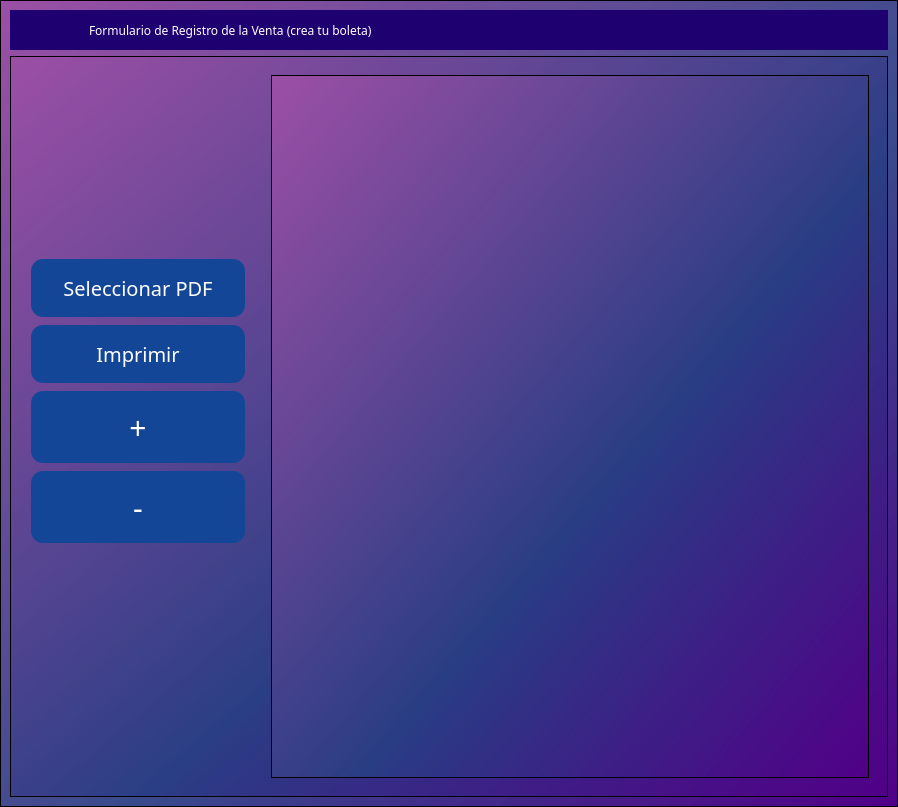
<?xml version="1.0" encoding="UTF-8"?>
<ui version="4.0">
 <class>MainWindow</class>
 <widget class="QMainWindow" name="MainWindow">
  <property name="geometry">
   <rect>
    <x>0</x>
    <y>0</y>
    <width>898</width>
    <height>807</height>
   </rect>
  </property>
  <property name="windowTitle">
   <string>MainWindow</string>
  </property>
  <property name="toolTipDuration">
   <number>-1</number>
  </property>
  <property name="styleSheet">
   <string notr="true"/>
  </property>
  <widget class="QWidget" name="centralwidget">
   <property name="styleSheet">
    <string notr="true"/>
   </property>
   <layout class="QVBoxLayout" name="verticalLayout">
    <property name="spacing">
     <number>0</number>
    </property>
    <property name="leftMargin">
     <number>0</number>
    </property>
    <property name="topMargin">
     <number>0</number>
    </property>
    <property name="rightMargin">
     <number>0</number>
    </property>
    <property name="bottomMargin">
     <number>0</number>
    </property>
    <item>
     <widget class="QFrame" name="frame">
      <property name="enabled">
       <bool>true</bool>
      </property>
      <property name="styleSheet">
       <string notr="true">font-family: Noto Sans SC;
background-color: qlineargradient(spread:pad, x1:1, y1:1, x2:0, y2:0, stop:0 rgba(81, 0, 135, 255), stop:0.427447 rgba(41, 61, 132, 235), stop:1 rgba(155, 79, 165, 255));
</string>
      </property>
      <property name="frameShape">
       <enum>QFrame::StyledPanel</enum>
      </property>
      <property name="frameShadow">
       <enum>QFrame::Raised</enum>
      </property>
      <layout class="QVBoxLayout" name="verticalLayout_2">
       <item>
        <widget class="QFrame" name="frame_superior">
         <property name="minimumSize">
          <size>
           <width>0</width>
           <height>40</height>
          </size>
         </property>
         <property name="maximumSize">
          <size>
           <width>16777215</width>
           <height>40</height>
          </size>
         </property>
         <property name="styleSheet">
          <string notr="true">QPushButton{
	border-radius:18px;
}

QPushButton:hover{
	background-color: rgb(0, 0, 0);
}
QFrame{
	border-radius:25px;
 	background-color: #1E0070;
}</string>
         </property>
         <property name="frameShape">
          <enum>QFrame::StyledPanel</enum>
         </property>
         <property name="frameShadow">
          <enum>QFrame::Raised</enum>
         </property>
         <layout class="QHBoxLayout" name="horizontalLayout_3">
          <property name="spacing">
           <number>4</number>
          </property>
          <property name="leftMargin">
           <number>0</number>
          </property>
          <property name="topMargin">
           <number>0</number>
          </property>
          <property name="rightMargin">
           <number>0</number>
          </property>
          <property name="bottomMargin">
           <number>0</number>
          </property>
          <item>
           <spacer name="horizontalSpacer">
            <property name="orientation">
             <enum>Qt::Horizontal</enum>
            </property>
            <property name="sizeType">
             <enum>QSizePolicy::Fixed</enum>
            </property>
            <property name="sizeHint" stdset="0">
             <size>
              <width>25</width>
              <height>15</height>
             </size>
            </property>
           </spacer>
          </item>
          <item>
           <widget class="QPushButton" name="pushButton">
            <property name="maximumSize">
             <size>
              <width>50</width>
              <height>35</height>
             </size>
            </property>
            <property name="styleSheet">
             <string notr="true">QPushButton{
 	background-color: #1E0070;
}</string>
            </property>
            <property name="text">
             <string/>
            </property>
            <property name="icon">
             <iconset>
              <normalon>../image/ventas.png</normalon>
             </iconset>
            </property>
            <property name="iconSize">
             <size>
              <width>35</width>
              <height>25</height>
             </size>
            </property>
           </widget>
          </item>
          <item>
           <widget class="QLabel" name="label_2">
            <property name="layoutDirection">
             <enum>Qt::LeftToRight</enum>
            </property>
            <property name="styleSheet">
             <string notr="true">color:white;
font: 12pt &quot;MS Shell Dlg 2&quot;;</string>
            </property>
            <property name="text">
             <string>Formulario de Registro de la Venta (crea tu boleta)</string>
            </property>
            <property name="scaledContents">
             <bool>false</bool>
            </property>
            <property name="alignment">
             <set>Qt::AlignLeading|Qt::AlignLeft|Qt::AlignVCenter</set>
            </property>
            <property name="margin">
             <number>0</number>
            </property>
           </widget>
          </item>
          <item>
           <widget class="QPushButton" name="bt_minimize">
            <property name="minimumSize">
             <size>
              <width>38</width>
              <height>38</height>
             </size>
            </property>
            <property name="maximumSize">
             <size>
              <width>38</width>
              <height>38</height>
             </size>
            </property>
            <property name="styleSheet">
             <string notr="true">
 	background-color: #1E0070;

</string>
            </property>
            <property name="text">
             <string/>
            </property>
            <property name="icon">
             <iconset>
              <normaloff>image/minus.svg</normaloff>image/minus.svg</iconset>
            </property>
            <property name="iconSize">
             <size>
              <width>38</width>
              <height>38</height>
             </size>
            </property>
           </widget>
          </item>
          <item>
           <widget class="QPushButton" name="bt_maximize">
            <property name="minimumSize">
             <size>
              <width>38</width>
              <height>38</height>
             </size>
            </property>
            <property name="maximumSize">
             <size>
              <width>38</width>
              <height>38</height>
             </size>
            </property>
            <property name="styleSheet">
             <string notr="true">
 	background-color: #1E0070;

</string>
            </property>
            <property name="text">
             <string/>
            </property>
            <property name="icon">
             <iconset>
              <normaloff>image/chevron-up.svg</normaloff>image/chevron-up.svg</iconset>
            </property>
            <property name="iconSize">
             <size>
              <width>38</width>
              <height>38</height>
             </size>
            </property>
           </widget>
          </item>
          <item>
           <widget class="QPushButton" name="bt_normal">
            <property name="minimumSize">
             <size>
              <width>38</width>
              <height>38</height>
             </size>
            </property>
            <property name="maximumSize">
             <size>
              <width>38</width>
              <height>38</height>
             </size>
            </property>
            <property name="styleSheet">
             <string notr="true">
 	background-color: #1E0070;

</string>
            </property>
            <property name="text">
             <string/>
            </property>
            <property name="icon">
             <iconset>
              <normaloff>image/chevron-down.svg</normaloff>image/chevron-down.svg</iconset>
            </property>
            <property name="iconSize">
             <size>
              <width>38</width>
              <height>38</height>
             </size>
            </property>
           </widget>
          </item>
          <item>
           <widget class="QPushButton" name="bt_close">
            <property name="minimumSize">
             <size>
              <width>38</width>
              <height>38</height>
             </size>
            </property>
            <property name="maximumSize">
             <size>
              <width>38</width>
              <height>38</height>
             </size>
            </property>
            <property name="styleSheet">
             <string notr="true">
 	background-color: #1E0070;

</string>
            </property>
            <property name="text">
             <string/>
            </property>
            <property name="icon">
             <iconset>
              <normaloff>image/x.svg</normaloff>image/x.svg</iconset>
            </property>
            <property name="iconSize">
             <size>
              <width>38</width>
              <height>38</height>
             </size>
            </property>
           </widget>
          </item>
         </layout>
        </widget>
       </item>
       <item>
        <widget class="QFrame" name="frame_3">
         <property name="frameShape">
          <enum>QFrame::StyledPanel</enum>
         </property>
         <property name="frameShadow">
          <enum>QFrame::Raised</enum>
         </property>
         <layout class="QHBoxLayout" name="horizontalLayout_4">
          <item>
           <layout class="QVBoxLayout" name="verticalLayout_6">
            <property name="spacing">
             <number>9</number>
            </property>
            <property name="leftMargin">
             <number>9</number>
            </property>
            <property name="topMargin">
             <number>9</number>
            </property>
            <property name="rightMargin">
             <number>9</number>
            </property>
            <property name="bottomMargin">
             <number>9</number>
            </property>
            <item>
             <layout class="QVBoxLayout" name="verticalLayout_7">
              <property name="spacing">
               <number>0</number>
              </property>
              <property name="topMargin">
               <number>0</number>
              </property>
              <property name="rightMargin">
               <number>0</number>
              </property>
              <property name="bottomMargin">
               <number>50</number>
              </property>
              <item>
               <widget class="QPushButton" name="btn_open_file">
                <property name="cursor">
                 <cursorShape>PointingHandCursor</cursorShape>
                </property>
                <property name="styleSheet">
                 <string notr="true">QPushButton {
                background-color: #144698; /* Azul Oscuro */
                border: none;
                color: white;
                padding: 15px 32px;
                text-align: center;
                text-decoration: none;
                font-size: 20px;
                margin: 4px 2px;
                border-radius: 12px;
            }
            QPushButton:hover {
                background-color: #2D005F;
            }
            QPushButton:pressed {
                background-color: #2e7031;
            }</string>
                </property>
                <property name="text">
                 <string>Seleccionar PDF</string>
                </property>
                <property name="icon">
                 <iconset>
                  <normalon>../image/pdf.png</normalon>
                 </iconset>
                </property>
                <property name="iconSize">
                 <size>
                  <width>30</width>
                  <height>30</height>
                 </size>
                </property>
               </widget>
              </item>
              <item>
               <widget class="QPushButton" name="print_button">
                <property name="cursor">
                 <cursorShape>PointingHandCursor</cursorShape>
                </property>
                <property name="styleSheet">
                 <string notr="true">QPushButton {
                background-color: #144698; /* Azul Oscuro */
                border: none;
                color: white;
                padding: 15px 32px;
                text-align: center;
                text-decoration: none;
                font-size: 20px;
                margin: 4px 2px;
                border-radius: 12px;
            }
            QPushButton:hover {
                background-color: #2D005F;
            }
            QPushButton:pressed {
                background-color: #2e7031;
            }</string>
                </property>
                <property name="text">
                 <string>Imprimir</string>
                </property>
                <property name="icon">
                 <iconset>
                  <normalon>../image/printing.png</normalon>
                 </iconset>
                </property>
                <property name="iconSize">
                 <size>
                  <width>30</width>
                  <height>30</height>
                 </size>
                </property>
               </widget>
              </item>
              <item>
               <widget class="QPushButton" name="zoom_in_button">
                <property name="font">
                 <font>
                  <family>Noto Sans SC</family>
                  <pointsize>-1</pointsize>
                  <underline>false</underline>
                  <strikeout>false</strikeout>
                 </font>
                </property>
                <property name="cursor">
                 <cursorShape>PointingHandCursor</cursorShape>
                </property>
                <property name="styleSheet">
                 <string notr="true">QPushButton {
                background-color: #144698; /* Azul Oscuro */
                border: none;
                color: white;
                padding: 15px 32px;
                text-align: center;
                text-decoration: none;
                font-size: 30px;
                margin: 4px 2px;
                border-radius: 12px;
            }
            QPushButton:hover {
                background-color: #2D005F;
            }
            QPushButton:pressed {
                background-color: #2e7031;
            }</string>
                </property>
                <property name="text">
                 <string>+</string>
                </property>
                <property name="iconSize">
                 <size>
                  <width>30</width>
                  <height>16</height>
                 </size>
                </property>
               </widget>
              </item>
              <item>
               <widget class="QPushButton" name="zoom_out_button">
                <property name="cursor">
                 <cursorShape>PointingHandCursor</cursorShape>
                </property>
                <property name="styleSheet">
                 <string notr="true">QPushButton {
                background-color: #144698; /* Azul Oscuro */
                border: none;
                color: white;
                padding: 15px 32px;
                text-align: center;
                text-decoration: none;
                font-size: 30px;
                margin: 4px 2px;
                border-radius: 12px;
            }
            QPushButton:hover {
                background-color: #2D005F;
            }
            QPushButton:pressed {
                background-color: #2e7031;
            }</string>
                </property>
                <property name="text">
                 <string>-</string>
                </property>
               </widget>
              </item>
             </layout>
            </item>
           </layout>
          </item>
          <item>
           <layout class="QVBoxLayout" name="verticalLayout_9">
            <property name="spacing">
             <number>9</number>
            </property>
            <property name="leftMargin">
             <number>9</number>
            </property>
            <property name="topMargin">
             <number>9</number>
            </property>
            <property name="rightMargin">
             <number>9</number>
            </property>
            <property name="bottomMargin">
             <number>9</number>
            </property>
            <item>
             <layout class="QHBoxLayout" name="image_layout">
              <item>
               <widget class="QScrollArea" name="scrollArea">
                <property name="widgetResizable">
                 <bool>true</bool>
                </property>
                <widget class="QWidget" name="scroll_area">
                 <property name="geometry">
                  <rect>
                   <x>0</x>
                   <y>0</y>
                   <width>566</width>
                   <height>699</height>
                  </rect>
                 </property>
                </widget>
               </widget>
              </item>
             </layout>
            </item>
           </layout>
          </item>
         </layout>
        </widget>
       </item>
      </layout>
     </widget>
    </item>
   </layout>
  </widget>
 </widget>
 <resources/>
 <connections/>
</ui>
